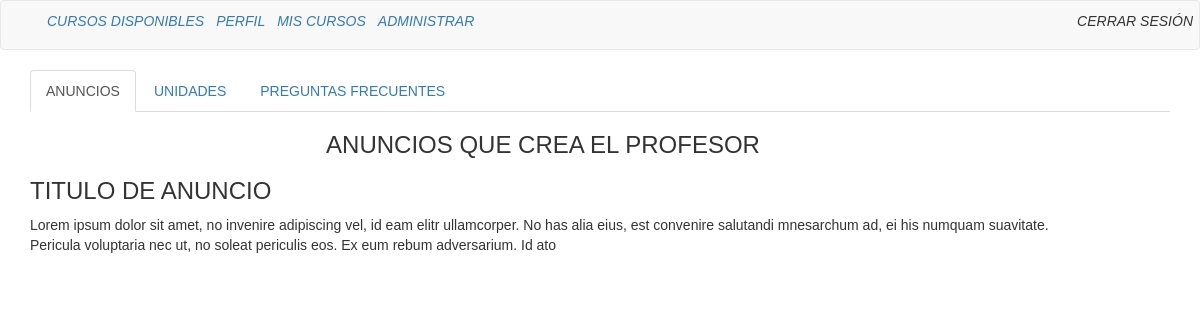
Screenshot of /contenido/curso/matematicas-1/ (signed in) with the database file from the repository.
### Cursos/models.py (models this page shows, shortened)
class Anuncios(models.Model):
    curso = models.ForeignKey(Course,on_delete=models.CASCADE)
    titulo = models.CharField(max_length=40)
    descripcion = models.TextField(max_length=250)

### Cursos/views.py (the view)
# urls.py: re_path('curso/(?P<slug>[\w-]+)/$', views.course_detail, name='detalle'),
@login_required(login_url="migrantes:iniciar")
def course_detail(request,slug):
    curso = Course.objects.get(slug=slug)
    unidades = Unidad.objects.filter(curso=curso).order_by('numero_unidad')
    anuncios = Anuncios.objects.filter(curso=curso)
    temas = Tema.objects.filter(unidad__in=unidades)
    preguntas = Preguntas.objects.filter(curso=curso)
    return render(request,'Cursos/curso.html',{'curso':curso,'unidades':unidades,
      'anuncios':anuncios,'temas':temas, 'preguntas':preguntas})

### Cursos/templates/Cursos/curso.html (shortened to what this page needs)
{% extends 'Cursos/base.html' %}
{% block content %}
<ul class="nav nav-tabs">
  <li class="active"><a data-toggle="tab" href="#home">ANUNCIOS</a></li>
  <li><a data-toggle="tab" href="#unidad">UNIDADES</a></li>
  <li><a data-toggle="tab" href="#preguntas">PREGUNTAS FRECUENTES</a></li>
</ul>
<div style="padding-right: 10%;" class="tab-content">
  <div id="home" class="tab-pane fade in active">
    <h3 align="center">ANUNCIOS QUE CREA EL PROFESOR</h3>
    {% for anuncio in anuncios %}
    <h3>{{anuncio.titulo}}</h3>
    <p>{{anuncio.descripcion}}</p>
    {% endfor %}
  </div>
</div>
{% endblock %}

### recursosMigrante/estilos.css (style rules this page uses)
#fondoClases { background-size: cover; background-color: white; font-family: "Helvetica"; }

### rows the page displays
Anuncios: titulo "TITULO DE ANUNCIO", descripcion "Lorem ipsum dolor sit amet, no invenire adipiscing vel, id eam elitr ullamcorper. No has alia eius, est convenire salutandi mnesarchum ad, ei his numquam suavitate. Pericula voluptaria nec ut, no soleat periculis eos. Ex eum rebum adversarium. Id ato"
